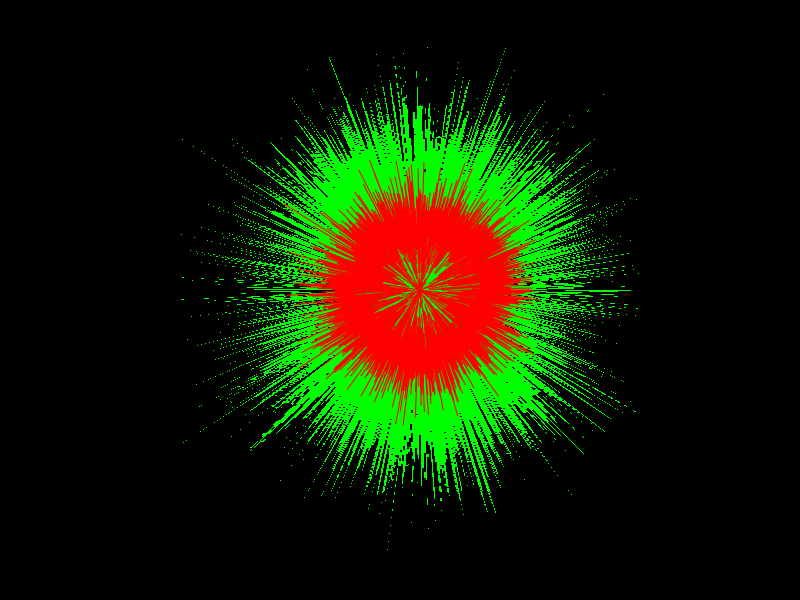
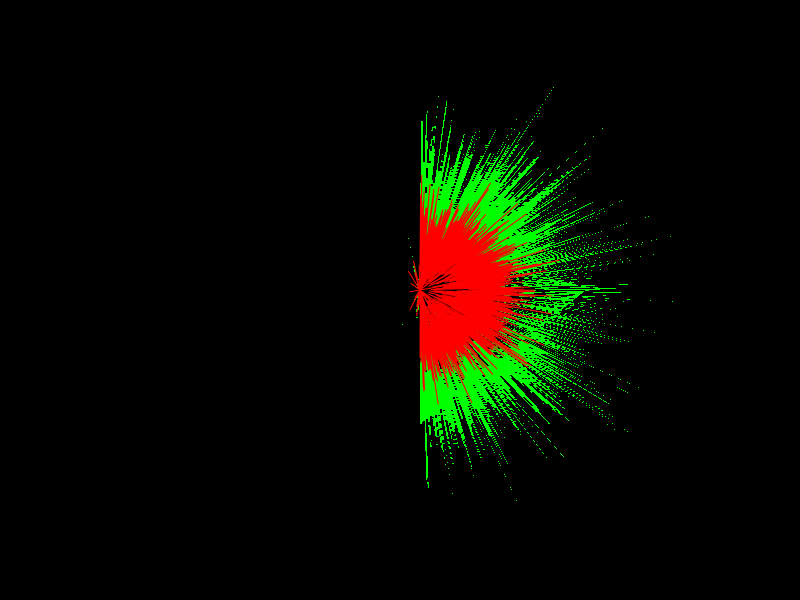
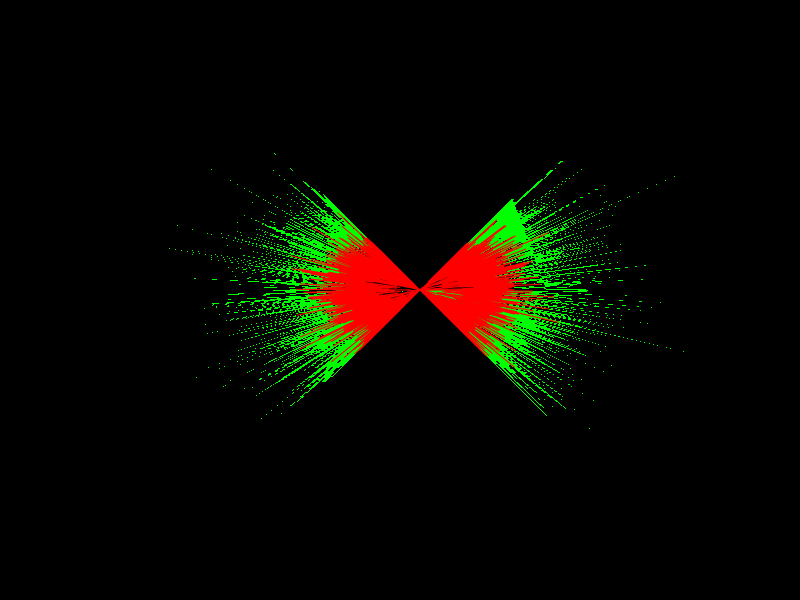
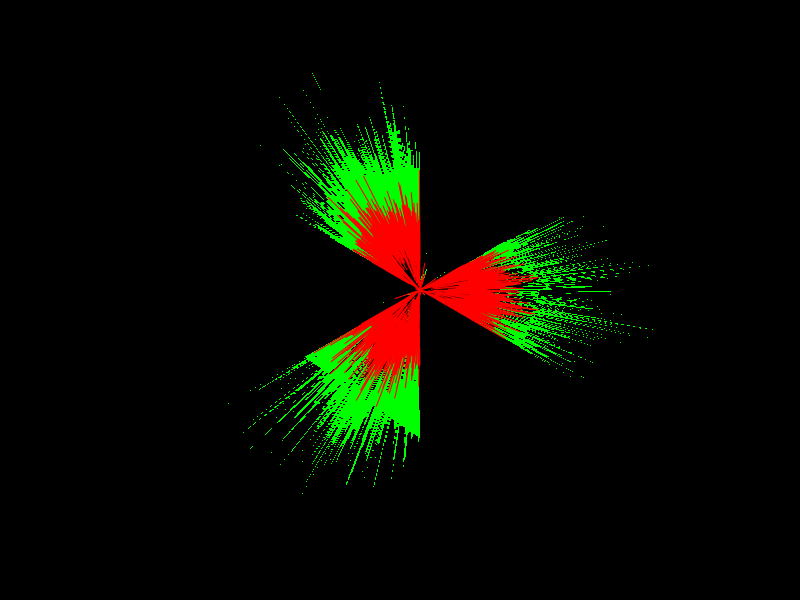
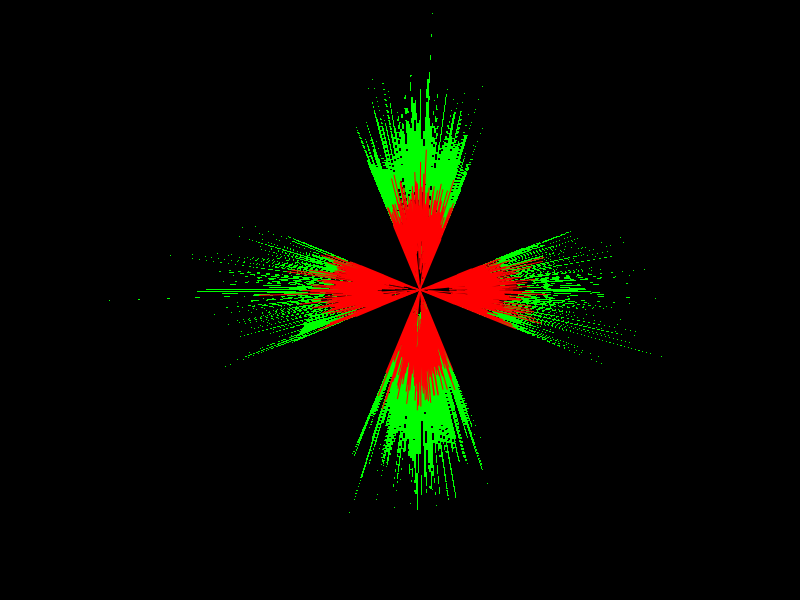
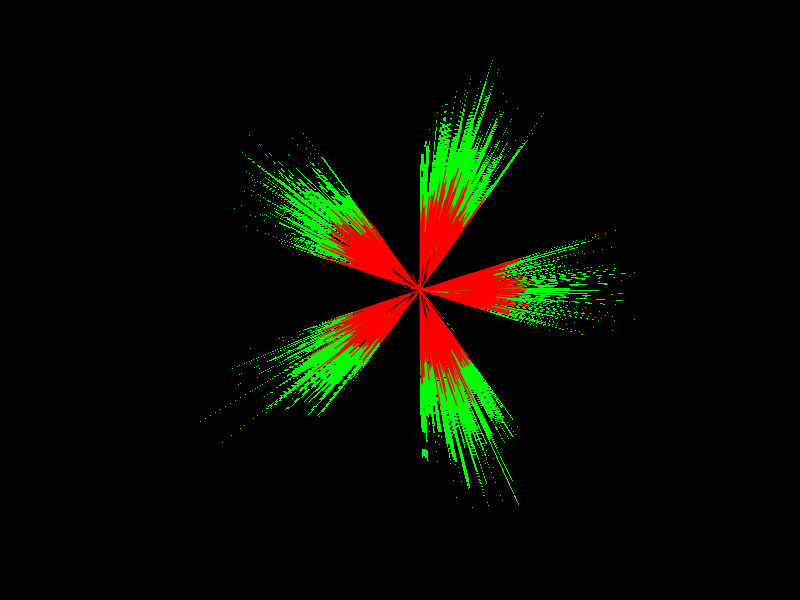
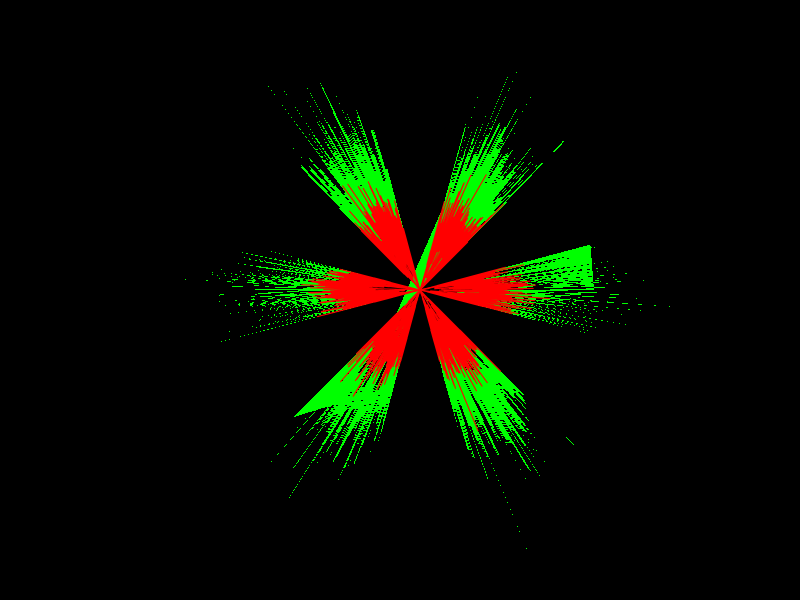
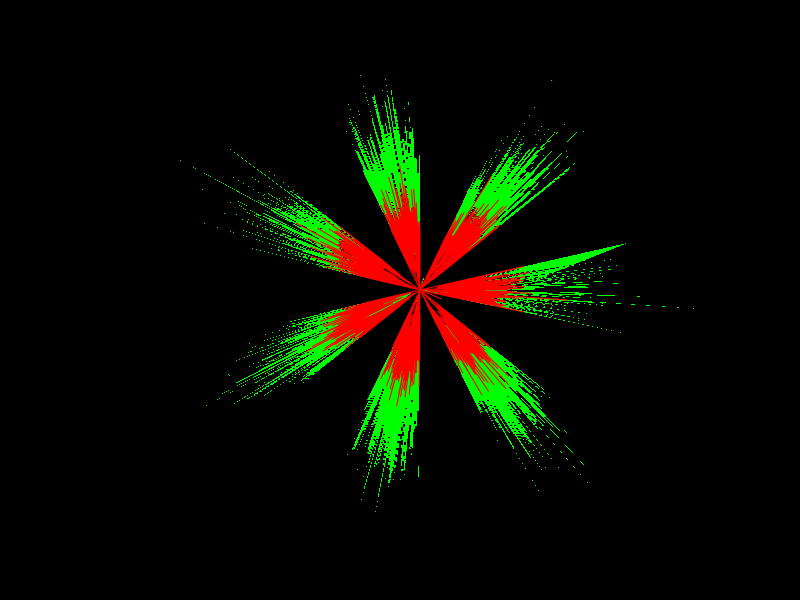

Reproduce these figures in R, in order.
rm(list=ls())

par(pty="s", bg="black", xpd=TRUE)

p <- 4000
t <- seq(from=0, to=2*pi, length.out=p)

for (n in 0:10){
  r <- 1.0 + 0.4*(cos(n*t))^2.1 + rnorm(p)*0.5
  x <- r * cos(t)
  y <- r * sin(t)
  plot(0, 0, type="n", xlim=c(-2,2), ylim=c(-2,2))
  polygon(x, y, col="green", border=NA)
  lines(0.5*x, 0.5*y, col="red", lwd=1)
  Sys.sleep(0.5)
}

